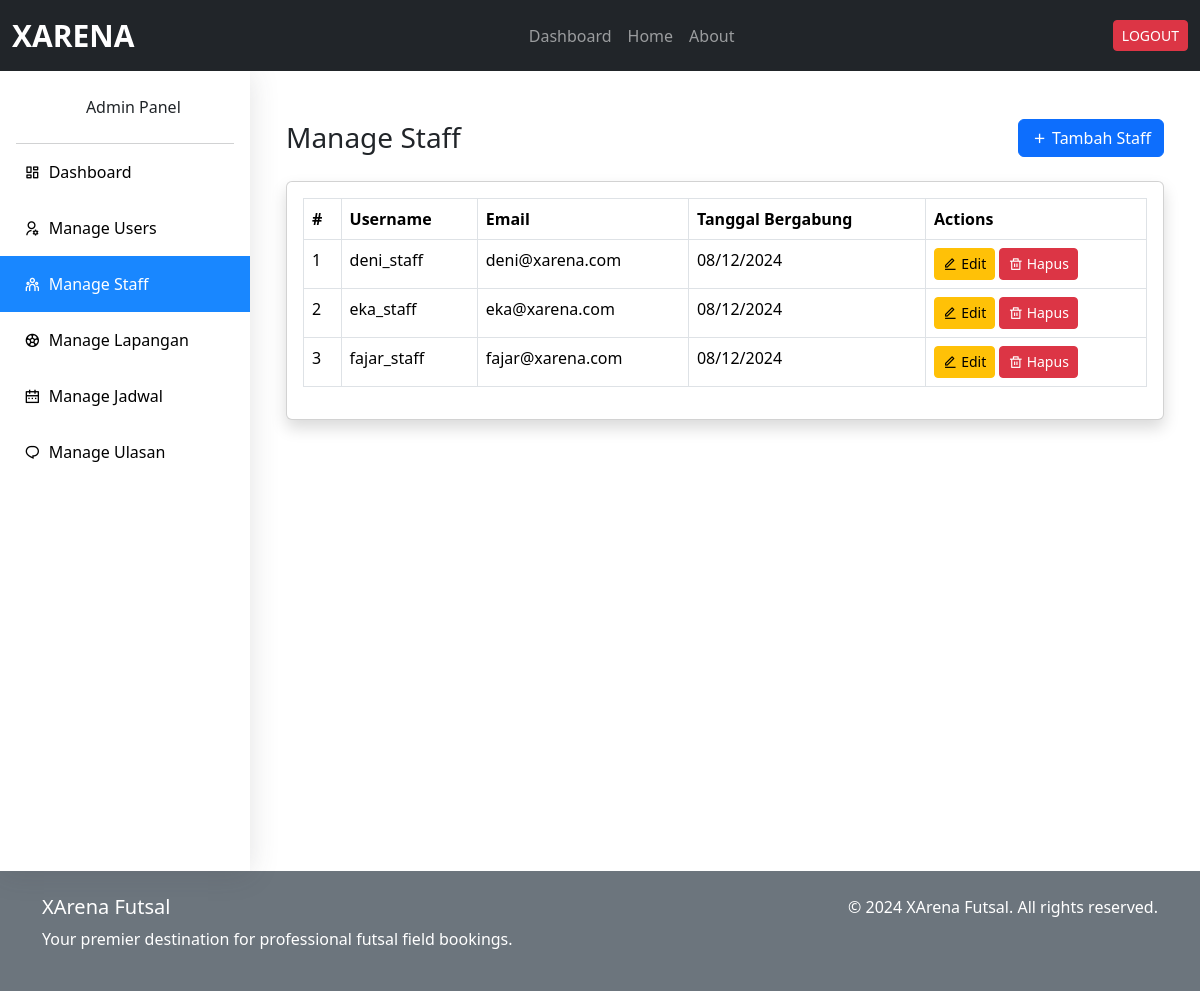
The page /adm/staff/ (signed in) on the database its author committed.
### xarena_app/models.py (models this page shows, shortened)
class CustomUser(AbstractUser):
    nama_lengkap = models.CharField(max_length=100, blank=True, null=True)
    no_hp = models.CharField(max_length=15, blank=True, null=True)

### xarena_app/views.py (the view)
# urls.py: path('adm/staff/', views.manage_staff, name='manage_staff'),
@login_required
def manage_staff(request):
    if not request.user.is_superuser:
        raise PermissionDenied
    staff = CustomUser.objects.filter(is_staff=True, is_superuser=False).order_by('username')
    return render(request, 'admin/manage_staff.html', {'staff': staff})

### templates/admin/manage_staff.html (shortened to what this page needs)
{% extends './base_admin.html' %} {% block admin_content %}
<div class="container-fluid mt-4">
  <div class="d-sm-flex align-items-center justify-content-between mb-4">
    <h1 class="h3 mb-0 text-gray-800">Manage Staff</h1>
    <button
      class="btn btn-primary"
      data-bs-toggle="modal"
      data-bs-target="#addStaffModal"
    >
      <i class="ri-add-line"></i> Tambah Staff
    </button>
  </div>
  <div class="card shadow mb-4">
    <div class="card-body">
      <div class="table-responsive">
        <table class="table table-bordered">
          <thead>
            <tr>
              <th>#</th>
              <th>Username</th>
              <th>Email</th>
              <th>Tanggal Bergabung</th>
              <th>Actions</th>
            </tr>
          </thead>
          <tbody>
            {% for staff in staff %}
            <tr>
              <td>{{ forloop.counter }}</td>
              <td>{{ staff.username }}</td>
              <td>{{ staff.email }}</td>
              <td>{{ staff.date_joined|date:"d/m/Y" }}</td>
              <td>
                <button
                  class="btn btn-warning btn-sm edit-btn"
                  data-id="{{ staff.id }}"
                  data-username="{{ staff.username }}"
                  data-email="{{ staff.email }}"
                  data-namalengkap="{{ staff.nama_lengkap }}"
                  data-nohp="{{ staff.no_hp }}"
                  data-bs-toggle="modal"
                  data-bs-target="#editStaffModal"
                >
                  <i class="ri-edit-line"></i> Edit
                </button>
                <button
                  class="btn btn-danger btn-sm hapus-btn"
                  data-id="{{ staff.id }}"
                  data-username="{{ staff.username }}"
                  data-bs-toggle="modal"
                  data-bs-target="#hapusStaffModal"
                >
                  <i class="ri-delete-bin-line"></i> Hapus
                </button>
              </td>
            </tr>
            {% endfor %}
          </tbody>
        </table>
      </div>
    </div>
  </div>
</div>
{% endblock %}

### static/css/style.css (style rules this page uses)
* { scrollbar-width: thin; scrollbar-color: #888 #f1f1f1; }

### rows shown on the page
CustomUser: username "deni_staff", email "deni@xarena.com", date_joined "08/12/2024"
CustomUser: username "eka_staff", email "eka@xarena.com", date_joined "08/12/2024"
CustomUser: username "fajar_staff", email "fajar@xarena.com", date_joined "08/12/2024"
